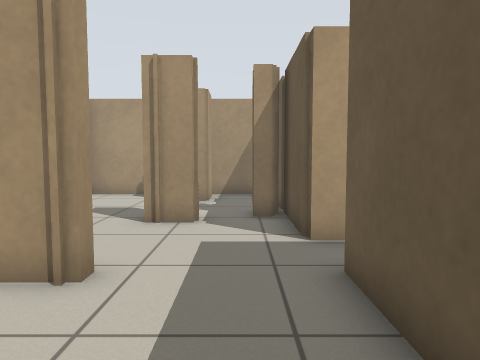
view 1 (above)

20 first-person views from a walk through a world built for the Player/Stage simulator. The camera is 0.81 m above the floor, tilts 4° down and sees 70° across. The lines on the ground mark 1 m squares. The floor is counted in squares, 0.5 m on a side. Each view is taken from the middle of a square. On the plan, view 1 faces up. The plan holds only what a view shows up to about 16 squares ahead; the rest is blank. Robots are left out.

view 2
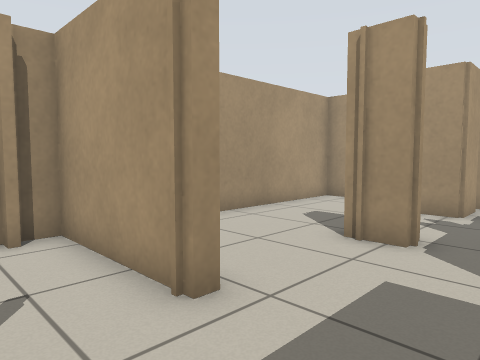

view 3
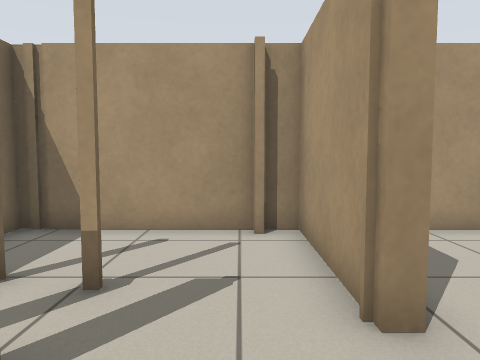

view 4
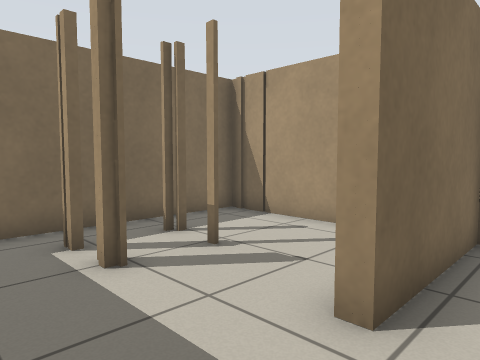

view 5
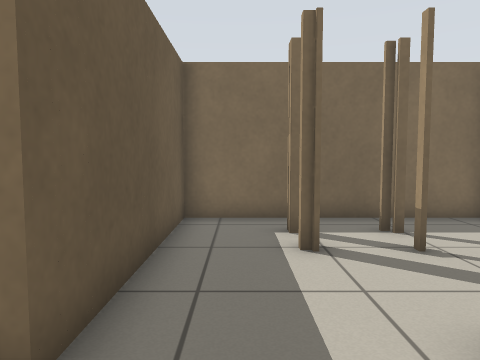

view 6
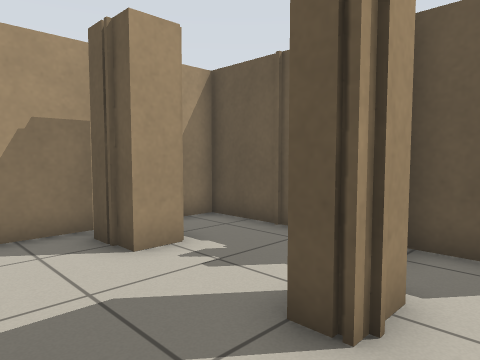

view 7
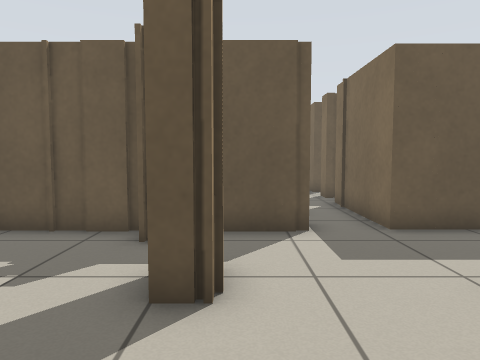

view 8
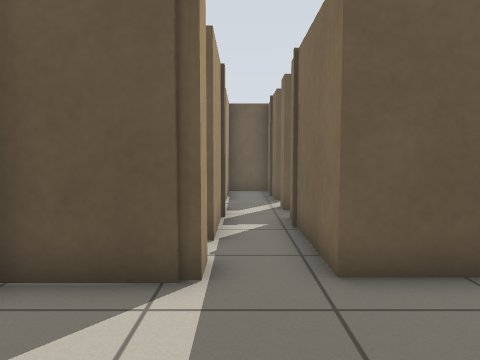

view 9
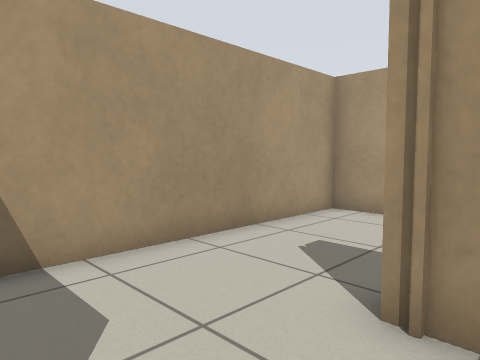

view 10
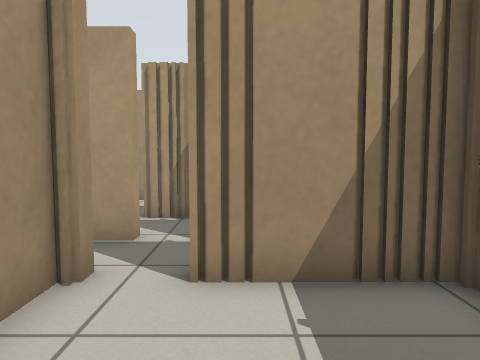

view 11
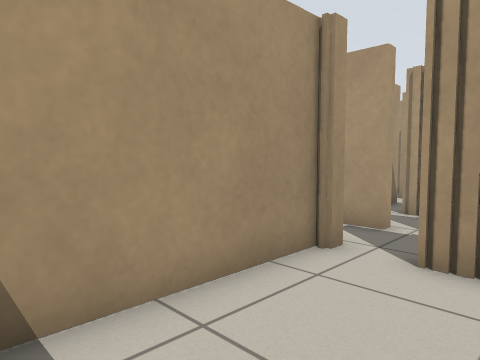

view 12
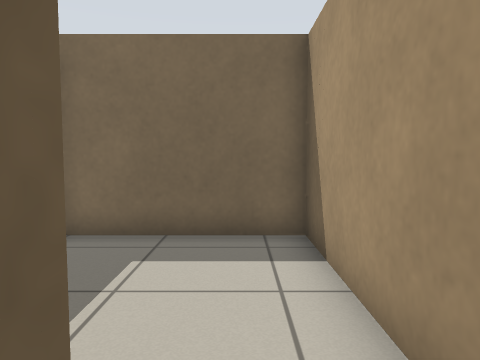

view 13
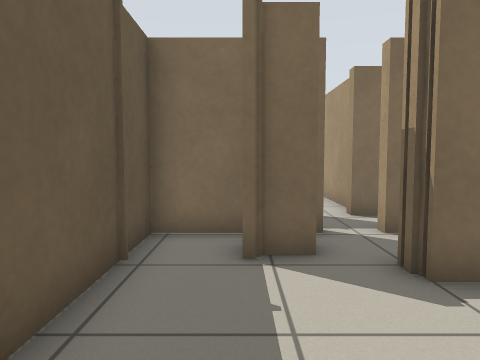

view 14
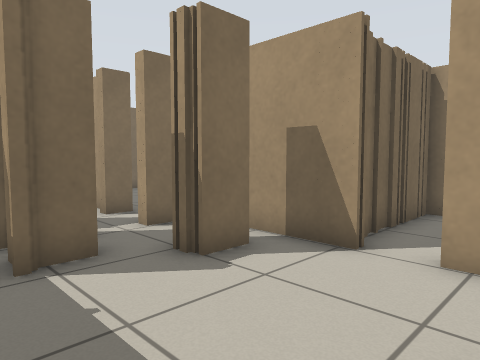

view 15
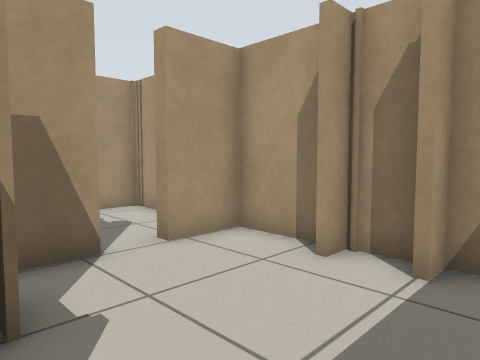

view 16
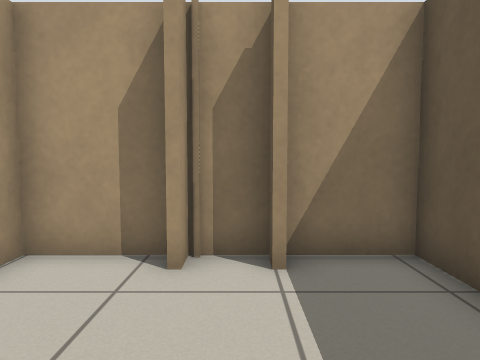

view 17
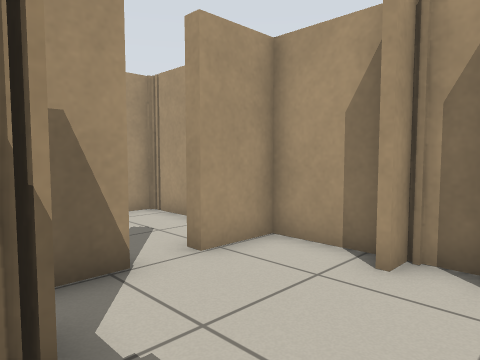

view 18
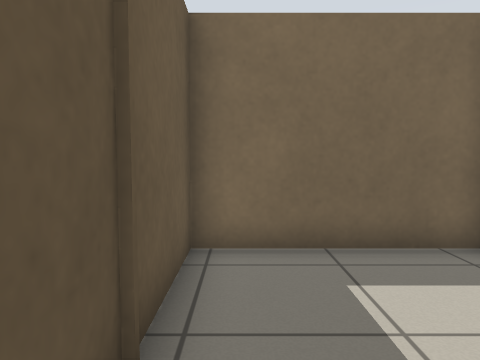

view 19
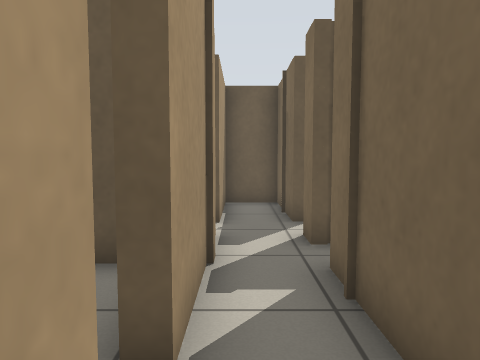

view 20
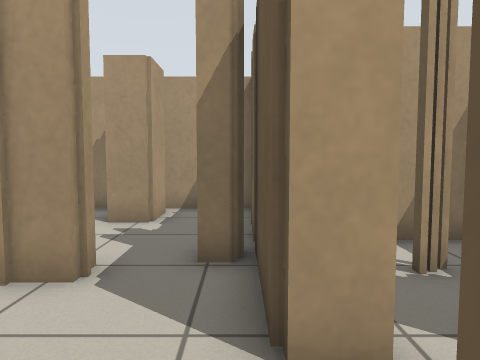

### Floor plan
Points are (right, up) in squares from view 1. A wall is a line through its corners. A room is listed if a view was taken in it or the views show most of it. See-through windows are left out.
Room 1 (views 1, 2, 3, 20)
walls: (-1.1, 1.4) (-1.1, 0.6); (-2, 4.7) (-2, 4.3) (-6.4, 4.3) (-6.4, 3.5); (-6, 3.3) (-6.4, 3.3) (-6.4, -1.9) (1.5, -1.9) (1.5, 4.7)
ways out: opening at (-0.5, 5) to room 2
Room 2 (views 4, 5, 6, 7, 8, 9, 19)
walls: (-1.1, 9.1) (-1.1, 8.3) (-2.3, 8.3) (-2.3, 9); (1, 9.1) (0.2, 9.1); (1.3, 10.4) (1.3, 11.4); (-1.1, 13.9) (-1.1, 12.3) (-2.3, 12.3) (-2.3, 13.8); (1.5, 11.2) (1.5, 12); (1.5, 12.1) (1.5, 14.5) (-6.4, 14.5) (-6.4, 4.7) (-2, 4.7); (1.3, 6.8) (1.3, 9.9); (1.5, 6.5) (1.5, 6.9)
ways out: opening at (-0.5, 5) to room 1; opening at (2, 6) to room 4; gap at (-2, 14)
Room 3 (views 10, 11, 18)
walls: (7.7, 4.4) (7.7, -1.9) (12.9, -1.9) (12.9, 4.3) (9.4, 4.3); (8, 4.7) (8, 4.1)
ways out: opening at (8.5, 5) to room 4
Room 4 (views 12, 13, 14, 15, 16, 17)
walls: (8.6, 9.6) (8, 9.6); (8.6, 9.1) (8.1, 9.1); (8, 9.1) (7.4, 9.1); (7.4, 9.7) (8.6, 9.7) (8.6, 8.9) (7.6, 8.9); (9.8, 8.5) (10.8, 8.5); (6.5, 11.4) (6.5, 8.8); (9.2, 6.9) (12.9, 6.9) (12.9, 11.5); (7.2, 6.9) (8, 6.9) (8, 6.5) (3.5, 6.5) (3.5, 7); (8.9, 14.5) (6.5, 14.5) (6.5, 12.6); (10.5, 14.5) (9.2, 14.5) (9.2, 13.8); (12.9, 13) (12.9, 14.5) (10.7, 14.5) (10.7, 13.8); (7.2, 4.7) (8, 4.7); (9.4, 4.3) (9.4, 4.7) (12.9, 4.7) (12.9, 6.5) (9.2, 6.5); (2.2, 6.5) (1.5, 6.5); (1.5, 4.7) (5.9, 4.7)
ways out: opening at (2, 6) to room 2; opening at (8.5, 5) to room 3; opening at (6, 12) to room 5; opening at (3, 7) to room 6
Room 5 (no view inside)
walls: (3.5, 14.5) (1.7, 14.5) (1.7, 13.2); (3.6, 11) (4.6, 11); (4.8, 11) (5.6, 11); (6.5, 12.6) (6, 12.6); (1.7, 11) (3.5, 11)
ways out: opening at (6, 12) to room 4
Room 6 (no view inside)
walls: (5.4, 10.5) (4, 10.5); (6.1, 7.8) (6.1, 8.2)
ways out: opening at (3, 7) to room 4

Where each view was taken, in squares from view 1:
view 1: 0 up, 0 right, facing up
view 2: 2 up, 1 right, facing up-left
view 3: 3 up, 1 right, facing left
view 4: 6 up, 1 right, facing down-left
view 5: 7 up, 0 right, facing down
view 6: 7 up, 5 left, facing up-right
view 7: 8 up, 6 left, facing right
view 8: 6 up, 3 left, facing right
view 9: 5 up, 1 left, facing up-left
view 10: 0 up, 10 right, facing up
view 11: 1 down, 11 right, facing up-left
view 12: 5 up, 9 right, facing down
view 13: 14 up, 11 right, facing down
view 14: 14 up, 12 right, facing down-left
view 15: 9 up, 12 right, facing up-left
view 16: 9 up, 10 right, facing up
view 17: 9 up, 11 right, facing up-left
view 18: 4 up, 12 right, facing down
view 19: 6 up, 1 right, facing right
view 20: 4 up, 1 right, facing up
